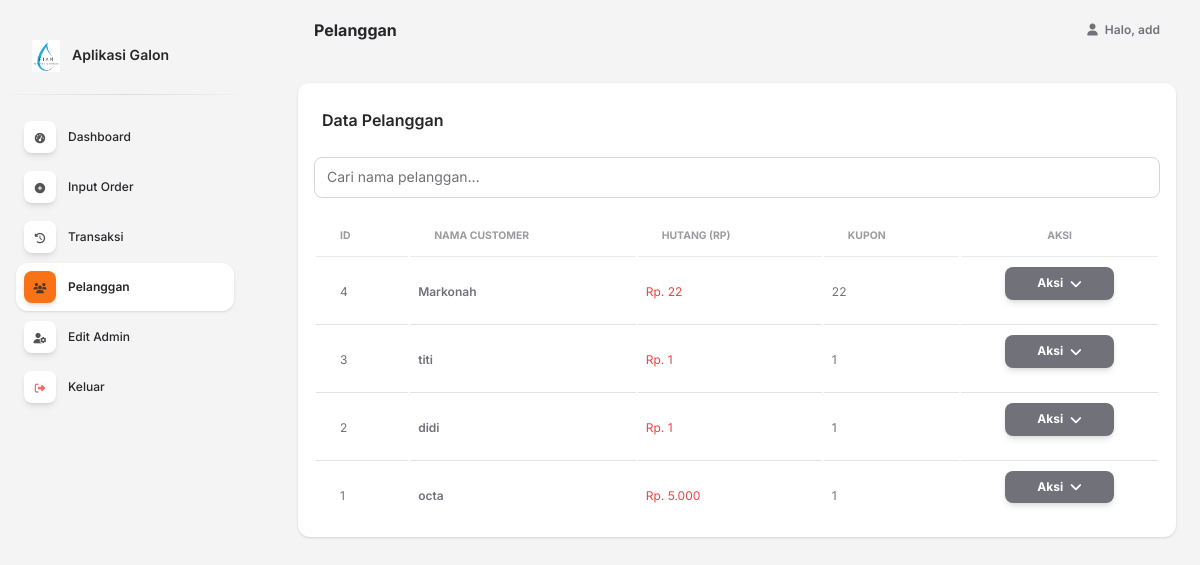
Page /index.php?page=pelanggan (signed in) on the committed database.
### tables this page shows
CREATE TABLE `pelanggan` (
  `id` int(11) NOT NULL,
  `nama_customer` varchar(100) NOT NULL,
  `dibayar` int(11) DEFAULT 0,
  `hutang` int(11) DEFAULT 0,
  `kupon` int(11) DEFAULT 0
);

### pages/pelanggan.php (the view, shortened to what this page needs)
<?php include "nav.php"; ?>
<div class="container mt-4">
  <div class="card">
    <div class="card-header pb-0 d-flex justify-content-between align-items-center">
      <h6>Data Pelanggan</h6>
    </div>
    <div class="card-body px-3 pt-3 pb-2">
      <div class="mb-3">
        <input type="text" id="searchInput" class="form-control" placeholder="Cari nama pelanggan...">
      </div>
      <div class="table-responsive p-0">
        <table class="table align-items-center mb-0 table-responsive-stack" id="pelangganTable">
          <thead>
            <tr>
              <th class="text-uppercase text-secondary text-xxs font-weight-bolder opacity-7">ID</th>
              <th class="text-uppercase text-secondary text-xxs font-weight-bolder opacity-7">Nama Customer</th>
              <th class="text-uppercase text-secondary text-xxs font-weight-bolder opacity-7">Hutang (Rp)</th>
              <th class="text-uppercase text-secondary text-xxs font-weight-bolder opacity-7">Kupon</th>
              <th class="text-uppercase text-secondary text-xxs font-weight-bolder opacity-7 text-center">Aksi</th>
            </tr>
          </thead>
          <tbody>
            <?php
            require_once __DIR__ . '/../config/db.php';
            $query = "SELECT * FROM pelanggan ORDER BY id DESC";
            $result = mysqli_query($conn, $query);
            while ($row = mysqli_fetch_assoc($result)) {
            ?>
              <tr>
                <td data-label="ID" class="text-xs ps-4"><?php echo $row['id']; ?></td>
                <td data-label="Nama Customer">
                  <p class="text-xs font-weight-bold mb-0 nama-customer"><?php echo htmlspecialchars($row['nama_customer']); ?></p>
                </td>
                <td data-label="Hutang">
                  <p class="text-xs mb-0 text-danger">Rp. <?php echo number_format($row['hutang'], 0, ',', '.'); ?></p>
                </td>
                <td data-label="Kupon">
                  <p class="text-xs mb-0"><?php echo $row['kupon']; ?></p>
                </td>
                <td data-label="Aksi" class="text-center">
                  <div class="dropdown">
                    <button class="btn btn-secondary btn-sm dropdown-toggle" type="button" id="dropdownMenuButton-<?= $row['id']; ?>" data-bs-toggle="dropdown" aria-expanded="false">
                      Aksi
                    </button>
                  </div>
                </td>
              </tr>
            <?php } ?>
          </tbody>
        </table>
      </div>
    </div>
  </div>
</div>
<?php include "base/footer.php"; ?>

### rows in the picture
pelanggan: id "4", nama_customer "Markonah", hutang "22", kupon "22"
pelanggan: id "3", nama_customer "titi", hutang "1", kupon "1"
pelanggan: id "2", nama_customer "didi", hutang "1", kupon "1"
pelanggan: id "1", nama_customer "octa", hutang "5.000", kupon "1"

### other values in the picture
str_replace('_', ' ', $_GET['page'] ?? 'Dashboard') "Pelanggan"
$_SESSION['username'] "add"
